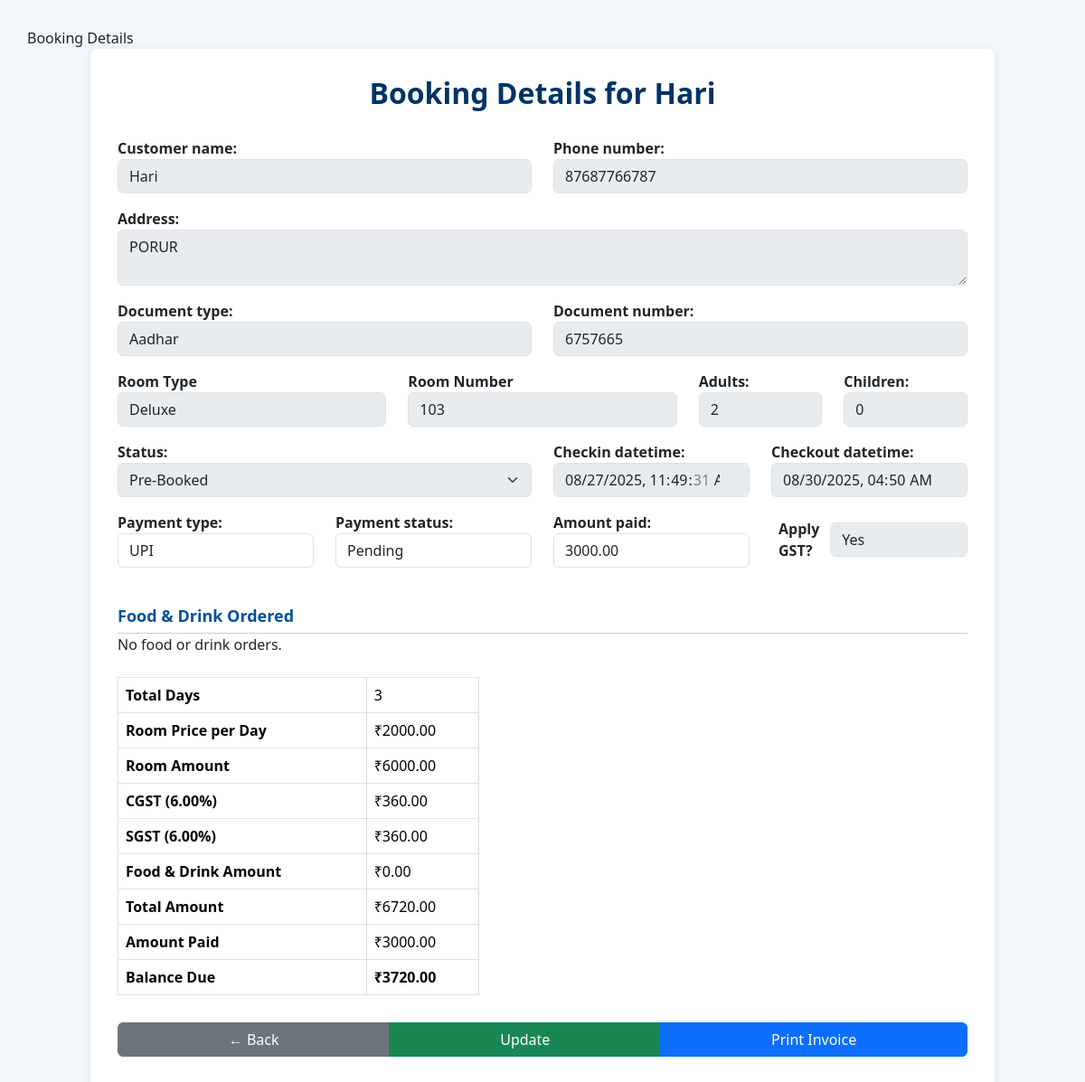
The page /checkin_checkout/view/3/ on the database its author committed.
### booking/models.py (models this page shows, shortened)
class Booking(models.Model):
    STATUS_CHOICES = [
        ('booked', 'Booked'),
        ('pre-booked', 'Pre-Booked'),
        ('completed', 'Completed'),
    ]
    PAYMENT_CHOICES = [
        ('upi', 'UPI'),
        ('cash', 'Cash'),
        ('card', 'Card'),
    ]
    PAYMENT_STATUS_CHOICES = [
        ('paid', 'Paid'),
        ('pending', 'Pending'),
        ('cancelled', 'Cancelled'),
    ]
    customer_name = models.CharField(max_length=100)
    phone_number = models.CharField(max_length=15)
    address = models.TextField(blank=True, null=True)
    document_type = models.CharField(
        max_length=50,
        choices=[('Aadhar', 'Aadhar'), ('License', 'License'), ('PAN', 'PAN')],
        default='Aadhar'
    )
    document_number = models.CharField(max_length=50)
    room = models.ForeignKey(Room, on_delete=models.CASCADE)
    adults = models.PositiveIntegerField(default=1)
    children = models.PositiveIntegerField(default=0)
    status = models.CharField(max_length=20, choices=STATUS_CHOICES, default='booked')
    checkin_datetime = models.DateTimeField(default=now)
    checkout_datetime = models.DateTimeField(blank=True, null=True)
    payment_type = models.CharField(max_length=10, choices=PAYMENT_CHOICES, default='cash')
    payment_status = models.CharField(max_length=10, choices=PAYMENT_STATUS_CHOICES, default='pending')
    apply_gst = models.BooleanField(default=False)
    price = models.DecimalField(max_digits=10, decimal_places=2, default=0)  # final total price
    cgst_amount = models.DecimalField(max_digits=10, decimal_places=2, default=0)
    sgst_amount = models.DecimalField(max_digits=10, decimal_places=2, default=0)
    amount_paid = models.DecimalField(max_digits=10, decimal_places=2, default=0)
    invoice_number = models.CharField(max_length=20, unique=True, blank=True, null=True)
    created_at = models.DateTimeField(auto_now_add=True)

### rooms/models.py (models this page shows, shortened)
class Room(models.Model):
    ROOM_TYPE_CHOICES = [
        ('Standard', 'Standard'),
        ('Deluxe', 'Deluxe'),
        ('Suite', 'Suite'),
    ]
    AC_CHOICES = [
        ('AC', 'A/C'),
        ('Non-AC', 'Non A/C'),
    ]
    STATUS_CHOICES = [
        ('Available', 'Available'),
        ('Occupied', 'Occupied'),
        ('Maintenance', 'Maintenance'),
    ]
    room_number = models.CharField(max_length=10, unique=True)
    room_type = models.CharField(max_length=20, choices=ROOM_TYPE_CHOICES)
    ac_type = models.CharField(max_length=10, choices=AC_CHOICES, default='Non-AC')
    floor = models.ForeignKey(Floor, on_delete=models.SET_NULL, null=True, default=None)
    price = models.DecimalField(max_digits=10, decimal_places=2)
    status = models.CharField(max_length=20, choices=STATUS_CHOICES, default='Available')

### checkin_checkout/views.py (the view, shortened to what this page needs)
# urls.py: path('view/<int:booking_id>/', views.booking_view_details, name='view_details'),
def booking_view_details(request, booking_id):
    booking = get_object_or_404(Booking, id=booking_id)
    food_orders = FoodAndDrink.objects.filter(booking=booking)
    if request.method == 'POST':
        from checkin_checkout.forms import BookingUpdateForm
        form = BookingUpdateForm(request.POST, instance=booking)
        if form.is_valid():
            updated_booking = form.save()
            if updated_booking.status == 'completed' and updated_booking.room:
                updated_booking.room.status = 'Available'
                updated_booking.room.save()
            elif updated_booking.status in ['booked', 'pre-booked'] and updated_booking.room:
                updated_booking.room.status = 'Occupied'
                updated_booking.room.save()
            return redirect('checkin_checkout:view_details', booking_id=booking.id)
    else:
        from checkin_checkout.forms import BookingUpdateForm
        form = BookingUpdateForm(instance=booking)
    total_days = 0
    if booking.checkin_datetime and booking.checkout_datetime:
        total_days = (booking.checkout_datetime.date() - booking.checkin_datetime.date()).days
        if total_days < 0:
            total_days = 0
    room_price = Decimal(getattr(booking.room, 'price', 0) or 0)
    room_amount = room_price * Decimal(total_days)
    cgst_rate = sgst_rate = Decimal('0.00')
    cgst_amount = sgst_amount = Decimal('0.00')
    if booking.apply_gst:
        gst_rate = Decimal('0.12') if room_amount < Decimal('7000.00') else Decimal('0.18')
        cgst_rate = sgst_rate = gst_rate / Decimal('2.0')
        cgst_amount = room_amount * cgst_rate
        sgst_amount = room_amount * sgst_rate
    else:
        gst_rate = Decimal('0.00')
    total_food_amount = Decimal('0.00')
    food_details = []
    grand_total = room_amount + cgst_amount + sgst_amount + total_food_amount
    amount_paid = booking.amount_paid or Decimal('0.00')
    balance_due = max(grand_total - amount_paid, Decimal('0.00'))
    apply_gst_display = "Yes" if booking.apply_gst else "No"
    context = {
        'booking': booking,
        'form': form,
        'food_details': food_details,
        'total_days': total_days,
        'room_price': room_price,
        'room_amount': room_amount,
        'total_food_amount': total_food_amount,
        'grand_total': grand_total,
        'apply_gst_display': apply_gst_display,
        'cgst_rate': cgst_rate * 100,  # display in %
        'sgst_rate': sgst_rate * 100,
        'cgst_amount': cgst_amount,
        'sgst_amount': sgst_amount,
        'amount_paid': amount_paid,
        'balance_due': balance_due,
    }
    return render(request, 'checkin/view_details.html', context)

### checkin_checkout/templates/checkin/view_details.html (shortened to what this page needs)
{% load widget_tweaks %}
{% block extra_head %}
<link href="https://cdn.jsdelivr.net/npm/bootstrap@5.3.2/dist/css/bootstrap.min.css" rel="stylesheet"/>
{% endblock %}
{% block content %}
<div class="container">
  <h2>Booking Details for {{ booking.customer_name }}</h2>
  <form method="post">
    <div class="row mb-3">
      <div class="col-md-6">{{ form.customer_name.label_tag }} {{ form.customer_name|add_class:"form-control" }}</div>
      <div class="col-md-6">{{ form.phone_number.label_tag }} {{ form.phone_number|add_class:"form-control" }}</div>
    </div>
    <div class="mb-3">{{ form.address.label_tag }} {{ form.address|add_class:"form-control" }}</div>
    <div class="row mb-3">
      <div class="col-md-6">{{ form.document_type.label_tag }} {{ form.document_type|add_class:"form-control" }}</div>
      <div class="col-md-6">{{ form.document_number.label_tag }} {{ form.document_number|add_class:"form-control" }}</div>
    </div>
    <div class="row mb-3">
      <div class="col-md-4"><label>Room Type</label><input type="text" class="form-control" value="{{ booking.room.room_type }}" readonly></div>
      <div class="col-md-4"><label>Room Number</label><input type="text" class="form-control" value="{{ booking.room.room_number }}" readonly></div>
      <div class="col-md-2">{{ form.adults.label_tag }} {{ form.adults|add_class:"form-control" }}</div>
      <div class="col-md-2">{{ form.children.label_tag }} {{ form.children|add_class:"form-control" }}</div>
    </div>
    <div class="row mb-3">
      <div class="col-md-6">{{ form.status.label_tag }} {{ form.status|add_class:"form-select" }}</div>
      <div class="col-md-3">{{ form.checkin_datetime.label_tag }} {{ form.checkin_datetime|add_class:"form-control" }}</div>
      <div class="col-md-3">{{ form.checkout_datetime.label_tag }} {{ form.checkout_datetime|add_class:"form-control" }}</div>
    </div>
    <div class="row mb-3">
      <div class="col-md-3">{{ form.payment_type.label_tag }} {{ form.payment_type|add_class:"form-control" }}</div>
      <div class="col-md-3">{{ form.payment_status.label_tag }} {{ form.payment_status|add_class:"form-control" }}</div>
      <div class="col-md-3">{{ form.amount_paid.label_tag }} {{ form.amount_paid|add_class:"form-control" }}</div>
      <div class="col-md-3 d-flex align-items-center">
        <label class="mb-0 ms-2">Apply GST?</label>
        <input type="text" class="form-control" value="{{ apply_gst_display }}" readonly>
      </div>
    </div>
    <div class="section-title">Food & Drink Ordered</div>
    {% if food_details %}
      <table class="table table-bordered">
        <thead>
          <tr>
            <th>Customer Name</th>
            <th>Food</th>
            <th>Drink</th>
            <th>Price (₹)</th>
            <th>Quantity</th>
            <th>Subtotal (₹)</th>
          </tr>
        </thead>
        <tbody>
          {% for item in food_details %}
          <tr>
            {% if forloop.first %}
              <td rowspan="{{ food_details|length }}">{{ booking.customer_name }}</td>
            {% endif %}
            <td>{{ item.food_name }}</td>
            <td>{{ item.drink_name }}</td>
            <td>₹{{ item.food_price|floatformat:2 }}</td>
            <td>{{ item.quantity }}</td>
            <td>₹{{ item.subtotal|floatformat:2 }}</td>
          </tr>
          {% endfor %}
        </tbody>
      </table>
    {% else %}
      <p>No food or drink orders.</p>
    {% endif %}
    <table class="table table-bordered mt-4" style="max-width: 400px;">
      <tbody>
        <tr><th>Total Days</th><td>{{ total_days }}</td></tr>
        <tr><th>Room Price per Day</th><td>₹{{ room_price|floatformat:2 }}</td></tr>
        <tr><th>Room Amount</th><td>₹{{ room_amount|floatformat:2 }}</td></tr>
        {% if booking.apply_gst %}
        <tr><th>CGST ({{ cgst_rate }}%)</th><td>₹{{ cgst_amount|floatformat:2 }}</td></tr>
        <tr><th>SGST ({{ sgst_rate }}%)</th><td>₹{{ sgst_amount|floatformat:2 }}</td></tr>
        {% endif %}
        <tr><th>Food & Drink Amount</th><td>₹{{ total_food_amount|floatformat:2 }}</td></tr>
        <tr><th>Total Amount</th><td>₹{{ grand_total|floatformat:2 }}</td></tr>
        <tr><th>Amount Paid</th><td>₹{{ amount_paid|floatformat:2 }}</td></tr>
        <tr><th>Balance Due</th><td><strong>₹{{ balance_due|floatformat:2 }}</strong></td></tr>
      </tbody>
    </table>
    <div class="btn-group">
      <a href="{% url 'checkin_checkout:checkin_checkout' %}" class="btn btn-secondary">← Back</a>
      <button type="submit" class="btn btn-success">Update</button>
      <a href="{% url 'checkin_checkout:invoice' booking.id %}" target="_blank" class="btn btn-primary">Print Invoice</a>
    </div>
  </form>
</div>
{% endblock %}

### checkin_checkout/templates/checkin/view_details.html (style rules this page uses)
.container { background: #fff; border-radius: 8px; padding: 30px; box-shadow: 0 2px 10px rgba(0,0,0,0.1); max-width: 1000px; margin: auto; }
h2 { font-weight: 700; margin-bottom: 30px; text-align: center; color: #003366; }
label { font-weight: 600; }
.btn-group { display: flex; justify-content: space-between; margin-top: 30px; flex-wrap: wrap; }
.btn-group button, .btn-group a { min-width: 100px; }
.form-control:disabled, .form-control[readonly] { background-color: #e9ecef; }
.section-title { margin-top: 40px; font-size: 18px; color: #00509e; font-weight: 700; border-bottom: 1px solid #ccc; padding-bottom: 5px; }
table { width: 100%; border-collapse: collapse; margin-top: 15px; }
table th, table td { border: 1px solid #ddd; padding: 8px; text-align: left; }
table th { background-color: #f3f4f6; }

### rows shown on the page
Booking: customer_name "Hari", phone_number "87687766787", address "PORUR", document_type "Aadhar", document_number "6757665", room.room_type "Deluxe", room.room_number "103", adults "2", children "0", status "Pre-Booked", checkin_datetime "08/27/2025 11:49:31", checkout_datetime "08/30/2025 04:50", payment_type "UPI", payment_status "Pending", amount_paid "3000.00"
Room: price "2000.00"

### other values the page prints
{{ total_days }} "3"
{{ room_amount|floatformat:2 }} "6000.00"
{{ cgst_rate }} "6.00"
{{ cgst_amount|floatformat:2 }} "360.00"
{{ sgst_rate }} "6.00"
{{ sgst_amount|floatformat:2 }} "360.00"
{{ total_food_amount|floatformat:2 }} "0.00"
{{ grand_total|floatformat:2 }} "6720.00"
{{ balance_due|floatformat:2 }} "3720.00"
